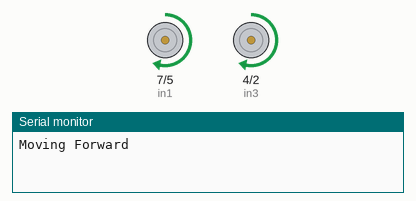
This sketch was run on a simulated Arduino Uno, built with avr-gcc and run on an emulated ATmega328P. On the bench: motor-driver pin pairs drawn as motors (green arrow = first pin HIGH = forward, orange = second pin HIGH = backward, longer = more drive, scaled by the enable pin), the last lines printed to the serial monitor.

Above: at 1.0 s.
At 2.5 s:
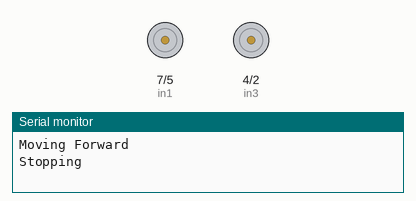
At 4.0 s:
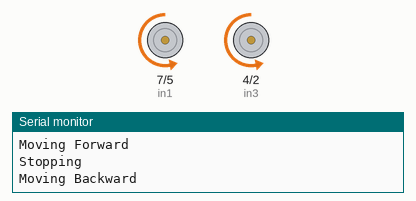
Timing chart, 0 to 7.8 s (numbered marks = the images above):
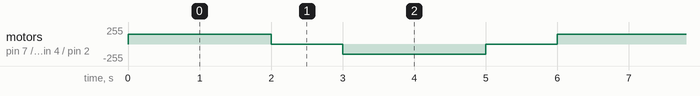

The sketch:

motordrivertest.ino
```cpp
const int enA = 6;
const int in1 = 7;
const int in2 = 5;
const int in3 = 4;
const int in4 = 2;
const int enB = 3;

void setup() {
    pinMode(enA, OUTPUT);
    pinMode(enB, OUTPUT);
    pinMode(in1, OUTPUT);
    pinMode(in2, OUTPUT);
    pinMode(in3, OUTPUT);
    pinMode(in4, OUTPUT);

    Serial.begin(9600);
}

void loop() {
    Serial.println("Moving Forward");
    digitalWrite(in1, HIGH);
    digitalWrite(in2, LOW);
    digitalWrite(in3, HIGH);
    digitalWrite(in4, LOW);
    analogWrite(enA, 150);
    analogWrite(enB, 150);
    delay(2000);

    Serial.println("Stopping");
    digitalWrite(in1, LOW);
    digitalWrite(in2, LOW);
    digitalWrite(in3, LOW);
    digitalWrite(in4, LOW);
    delay(1000);

    Serial.println("Moving Backward");
    digitalWrite(in1, LOW);
    digitalWrite(in2, HIGH);
    digitalWrite(in3, LOW);
    digitalWrite(in4, HIGH);
    analogWrite(enA, 150);
    analogWrite(enB, 150);
    delay(2000);

    Serial.println("Stopping");
    digitalWrite(in1, LOW);
    digitalWrite(in2, LOW);
    digitalWrite(in3, LOW);
    digitalWrite(in4, LOW);
    delay(1000);
}
```

Measured:
- by itself, motor on pin 7 (in1) / pin 5 (in2), motor on pin 4 (in3) / pin 2 (in4): repeats every 6.0 s: stopped 1.0 s, backward 150/255 2.0 s, stopped 1.0 s, forward 150/255 2.0 s
